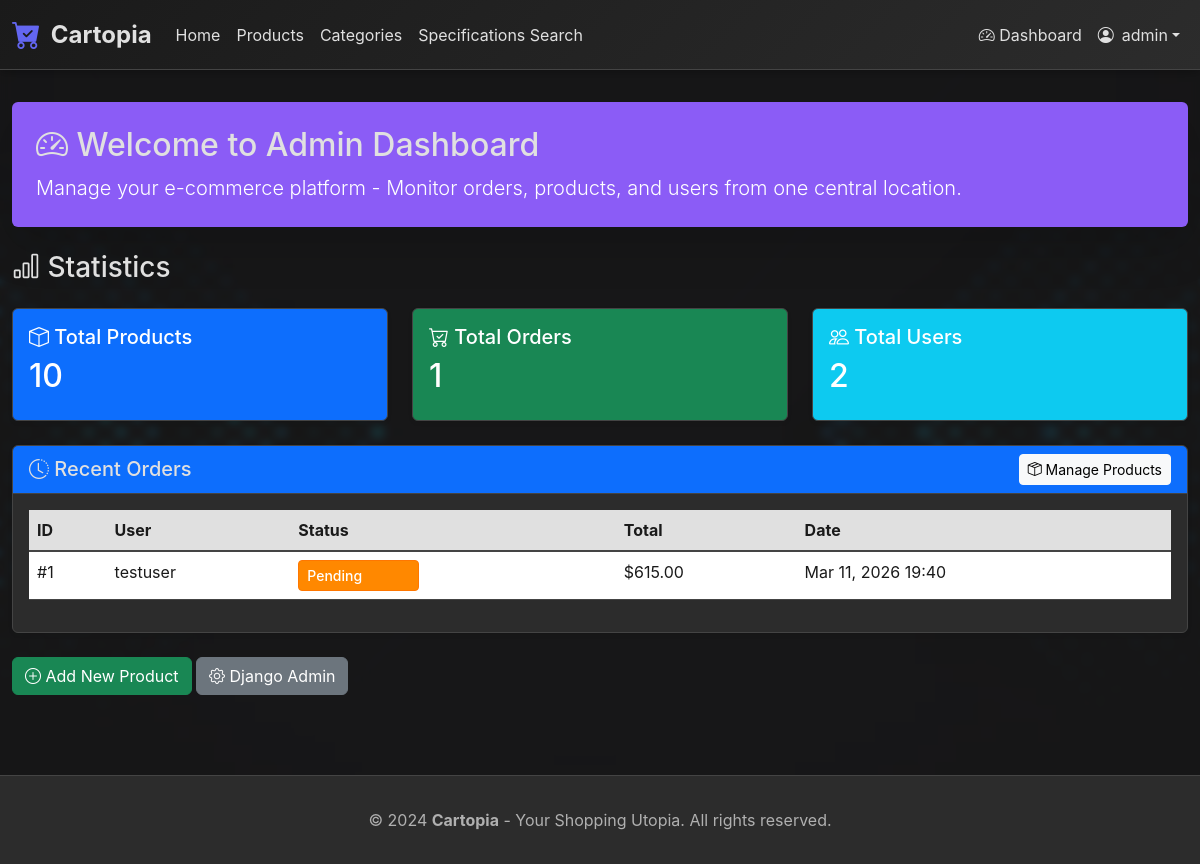
Page /dashboard/ (signed in) on the earlier database version.
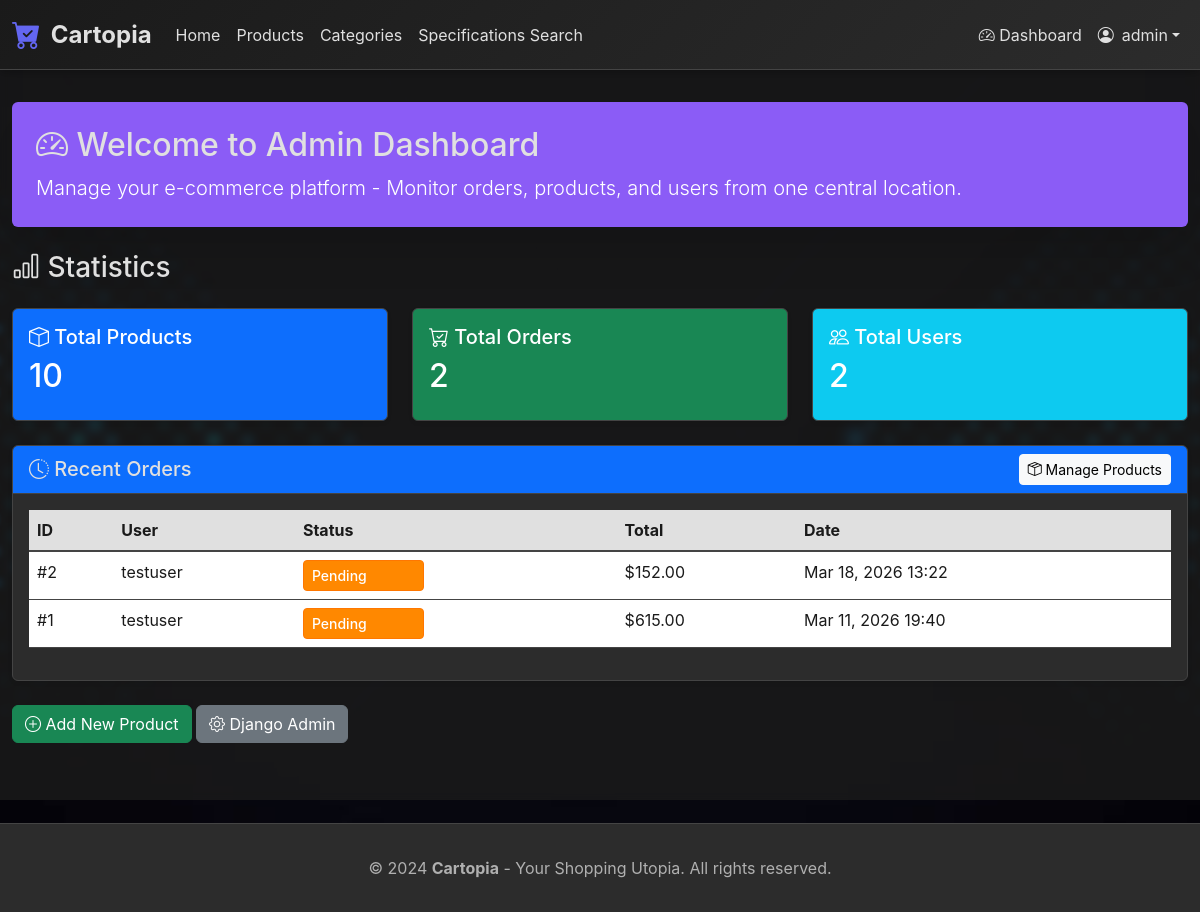
Same page on the later database version.
### shop/models.py (models this page shows, shortened)
class Order(models.Model):
    STATUS_CHOICES = [
        ('pending', 'Pending'),
        ('processing', 'Processing'),
        ('shipped', 'Shipped'),
        ('delivered', 'Delivered'),
        ('cancelled', 'Cancelled'),
    ]
    user = models.ForeignKey(User, on_delete=models.CASCADE, related_name='orders', verbose_name="User")
    status = models.CharField(max_length=20, choices=STATUS_CHOICES, default='pending', verbose_name="Status")
    total_price = models.DecimalField(max_digits=10, decimal_places=2, verbose_name="Total Price")
    delivery_method = models.ForeignKey(DeliveryMethod, on_delete=models.SET_NULL, null=True, verbose_name="Delivery Method")
    delivery_cost = models.DecimalField(max_digits=10, decimal_places=2, default=0, verbose_name="Delivery Cost")
    first_name = models.CharField(max_length=100, verbose_name="First Name")
    last_name = models.CharField(max_length=100, verbose_name="Last Name")
    email = models.EmailField(verbose_name="Email")
    phone = models.CharField(max_length=20, verbose_name="Phone")
    address = models.TextField(verbose_name="Address")
    city = models.CharField(max_length=100, verbose_name="City")
    postal_code = models.CharField(max_length=20, verbose_name="Postal Code")
    created_at = models.DateTimeField(auto_now_add=True, verbose_name="Order Date")
    updated_at = models.DateTimeField(auto_now=True, verbose_name="Updated At")
    class Meta:
        verbose_name = "Order"
        verbose_name_plural = "Orders"
        ordering = ['-created_at']

### shop/views.py (the view)
# urls.py: path('dashboard/', views.admin_dashboard, name='admin_dashboard'),
@admin_required
def admin_dashboard(request):
    total_products = Product.objects.count()
    total_orders = Order.objects.count()
    total_users = User.objects.count()
    recent_orders = Order.objects.all()[:5]
    return render(request, 'shop/admin/dashboard.html', {
        'total_products': total_products,
        'total_orders': total_orders,
        'total_users': total_users,
        'recent_orders': recent_orders,
    })

### shop/context_processors.py (called while the page is built)
def cart_context(request):
    if request.user.is_authenticated:
        cart_items = Cart.objects.filter(user=request.user)
        cart_count = sum(item.quantity for item in cart_items)
        cart_total = sum(item.get_total_price() for item in cart_items)
    else:
        cart_count = 0
        cart_total = 0
    return {
        'cart_count': cart_count,
        'cart_total': cart_total,
    }

### templates/shop/admin/dashboard.html (shortened to what this page needs)
{% extends 'base.html' %}
{% block content %}
<div class="jumbotron p-4 rounded mb-4 shadow-lg border-0" style="background: #8b5cf6; color: white; border: 1px solid var(--border-color);">
    <h2 class="mb-2"><i class="bi bi-speedometer2"></i> Welcome to Admin Dashboard</h2>
    <p class="lead mb-0">Manage your e-commerce platform - Monitor orders, products, and users from one central location.</p>
</div>
<div class="mb-4">
    <h3 class="mb-0"><i class="bi bi-bar-chart"></i> Statistics</h3>
</div>
<div class="row mb-4">
    <div class="col-md-4">
        <div class="card text-white bg-primary shadow-sm">
            <div class="card-body">
                <h5 class="card-title"><i class="bi bi-box"></i> Total Products</h5>
                <h2>{{ total_products }}</h2>
            </div>
        </div>
    </div>
    <div class="col-md-4">
        <div class="card text-white bg-success shadow-sm">
            <div class="card-body">
                <h5 class="card-title"><i class="bi bi-cart-check"></i> Total Orders</h5>
                <h2>{{ total_orders }}</h2>
            </div>
        </div>
    </div>
    <div class="col-md-4">
        <div class="card text-white bg-info shadow-sm">
            <div class="card-body">
                <h5 class="card-title"><i class="bi bi-people"></i> Total Users</h5>
                <h2>{{ total_users }}</h2>
            </div>
        </div>
    </div>
</div>
<div class="card shadow-sm">
    <div class="card-header bg-primary text-white d-flex justify-content-between align-items-center">
        <h5 class="mb-0"><i class="bi bi-clock-history"></i> Recent Orders</h5>
        <a href="{% url 'admin_product_list' %}" class="btn btn-light btn-sm">
            <i class="bi bi-box-seam"></i> Manage Products
        </a>
    </div>
    <div class="card-body">
        {% if recent_orders %}
        <table class="table">
            <thead>
                <tr style="background: #e0e0e0;">
                    <th style="color: #1a1a1a;">ID</th>
                    <th style="color: #1a1a1a;">User</th>
                    <th style="color: #1a1a1a;">Status</th>
                    <th style="color: #1a1a1a;">Total</th>
                    <th style="color: #1a1a1a;">Date</th>
                </tr>
            </thead>
            <tbody>
                {% for order in recent_orders %}
                <tr style="background: #f5f5f5;">
                    <td style="color: #1a1a1a;">#{{ order.id }}</td>
                    <td style="color: #1a1a1a;">{{ order.user.username }}</td>
                    <td>
                        <form method="post" action="{% url 'order_update_status' order.id %}" class="d-inline">
                            <select name="status" class="form-select form-select-sm d-inline-block admin-status-select" style="width: auto; background: #ff8800 !important; color: #ffffff !important; border: 1px solid #ff7700 !important; font-weight: 500;" onchange="this.form.submit()">
                                <option value="pending" {% if order.status == 'pending' %}selected{% endif %} style="background: #ff8800; color: #ffffff;">Pending</option>
                            </select>
                        </form>
                    </td>
                    <td style="color: #1a1a1a;">${{ order.total_price }}</td>
                    <td style="color: #1a1a1a;">{{ order.created_at|date:"M d, Y H:i" }}</td>
                </tr>
                {% endfor %}
            </tbody>
        </table>
        {% else %}
        <p class="text-muted">No orders yet.</p>
        {% endif %}
    </div>
</div>
<div class="mt-4">
    <a href="{% url 'product_create' %}" class="btn btn-success">
        <i class="bi bi-plus-circle"></i> Add New Product
    </a>
    <a href="/admin/" class="btn btn-secondary">
        <i class="bi bi-gear"></i> Django Admin
    </a>
</div>
{% endblock %}

Differences in the rows shown:
added Order: id "2", user.username "testuser", status "Pending", total_price "152.00", created_at "Mar 18, 2026 13:22"
Other differences:
{{ total_orders }}: "1" → "2"
